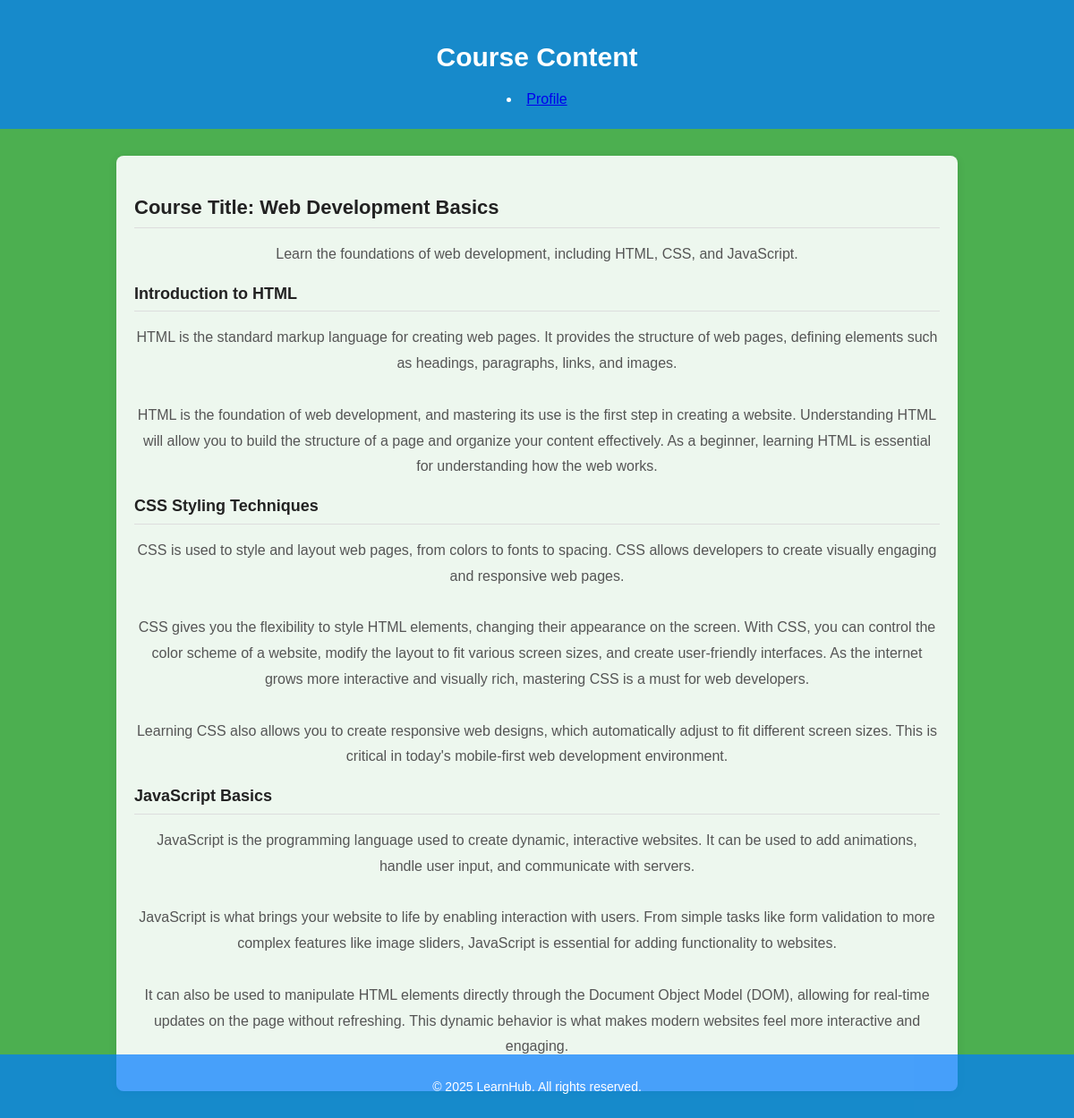
Page /course_content.php?course_id=1 on the committed database.
### tables this page shows
CREATE TABLE `courses` (
  `id` int(11) NOT NULL,
  `title` varchar(100) NOT NULL,
  `description` text,
  `instructor_id` int(11) DEFAULT NULL,
  `created_at` timestamp NOT NULL DEFAULT CURRENT_TIMESTAMP
);

CREATE TABLE `course_content` (
  `id` int(20) NOT NULL,
  `course_id` int(20) NOT NULL,
  `title` varchar(255) NOT NULL,
  `content` text NOT NULL,
  `content_type` varchar(50) NOT NULL DEFAULT 'Article',
  `created_at` timestamp NOT NULL DEFAULT CURRENT_TIMESTAMP ON UPDATE CURRENT_TIMESTAMP
);

### course_content.php (the view, shortened to what this page needs)
<?php
include('db.php');
$course_id = $_GET['course_id'];
$course_query = "SELECT title, description FROM courses WHERE id = ?";
$course_stmt = mysqli_prepare($conn, $course_query);
mysqli_stmt_bind_param($course_stmt, 'i', $course_id);
mysqli_stmt_execute($course_stmt);
$course_result = mysqli_stmt_get_result($course_stmt);
$course = mysqli_fetch_assoc($course_result);
$content_query = "SELECT title, content FROM course_content WHERE course_id = ? AND content_type = 'Article'";
$content_stmt = mysqli_prepare($conn, $content_query);
mysqli_stmt_bind_param($content_stmt, 'i', $course_id);
mysqli_stmt_execute($content_stmt);
$content_result = mysqli_stmt_get_result($content_stmt);
$course_content = [];
while ($row = mysqli_fetch_assoc($content_result)) {
    $course_content[] = $row;
}
?>
<!DOCTYPE html>
<html lang="en">
<head>
    <link rel="stylesheet" href="styles.css">
</head>
<body>
    <header>
        <h1>Course Content</h1>
        <li><a href="profile.php">Profile</a></li>
    </header>
    <main class="course-content">
        <h2>Course Title: <?php echo htmlspecialchars($course['title']); ?></h2>
        <p><?php echo nl2br(htmlspecialchars($course['description'])); ?></p>
        <?php if (!empty($course_content)): ?>
            <?php foreach ($course_content as $content): ?>
                <h3><?php echo htmlspecialchars($content['title']); ?></h3>
                <p><?php echo nl2br(htmlspecialchars($content['content'])); ?></p>
            <?php endforeach; ?>
        <?php else: ?>
            <p>No articles available for this course.</p>
        <?php endif; ?>
    </main>
    <footer>
        <p>&copy; 2025 LearnHub. All rights reserved.</p>
    </footer>
</body>
</html>

### styles.css (style rules this page uses)
body { margin: 0; font-family: Arial, sans-serif; background-color: #f9f9f9; color: #333; }
header { background-color: #4CAF50; padding: 1em 0; text-align: center; color: white; }
footer { text-align: center; padding: 1em 0; background-color: #4CAF50; color: white; position: fixed; bottom: 0; width: 100%; }
h2 { text-align: center; margin-bottom: 20px; font-size: 1.5em; color: #4CAF50; }
p { text-align: center; margin-top: 15px; }

### course_content.php (style rules this page uses)
body { font-family: Arial, sans-serif; background-color: #4CAF50; color: #333; line-height: 1.6; padding: 0; }
header { text-align: center; background-color: rgba(0, 123, 255, 0.7); color: white; padding: 20px; }
header h1 { margin-bottom: 10px; font-size: 30px; }
main { max-width: 900px; margin: 30px auto; padding: 20px; background-color: rgba(255, 255, 255, 0.9); border-radius: 8px; box-shadow: 0 2px 10px rgba(0, 0, 0, 0.1); }
.course-content { font-size: 16px; color: #333; line-height: 1.6; }
.course-content p { margin-bottom: 15px; line-height: 1.8; color: #555; }
.course-content h2, .course-content h3 { font-size: 22px; font-weight: bold; color: #222; margin-top: 20px; margin-bottom: 10px; text-align: left; border-bottom: 1px solid #ddd; padding-bottom: 5px; }
.course-content h3 { font-size: 18px; margin-top: 15px; }
footer { text-align: center; padding: 10px 0; background-color: rgba(0, 123, 255, 0.7); color: white; margin-top: 40px; }
footer p { font-size: 14px; }

### rows in the picture
courses: title "Web Development Basics", description "Learn the foundations of web development, including HTML, CSS, and JavaScript."
course_content: title "Introduction to HTML", content "HTML is the standard markup language for creating web pages. It provides the structure of web pages, defining elements such as headings, paragraphs, links, and images. HTML is the foundation of web development, and mastering its use is the first step in creating a website. Understanding HTML will allow you to build the structure of a page and organize your content effectively. As a beginner, learning HTML is essential for understanding how the web works."
course_content: title "CSS Styling Techniques", content "CSS is used to style and layout web pages, from colors to fonts to spacing. CSS allows developers to create visually engaging and responsive web pages. CSS gives you the flexibility to style HTML elements, changing their appearance on the screen. With CSS, you can control the color scheme of a website, modify the layout to fit various screen sizes, and create user-friendly interfaces. As the internet grows more interactive and visually rich, mastering CSS is a must for web developers. Learning CSS also allows you to create responsive web designs, which automatically adjust to fit different screen sizes. This is critical in today's mobile-first web development environment."
course_content: title "JavaScript Basics", content "JavaScript is the programming language used to create dynamic, interactive websites. It can be used to add animations, handle user input, and communicate with servers. JavaScript is what brings your website to life by enabling interaction with users. From simple tasks like form validation to more complex features like image sliders, JavaScript is essential for adding functionality to websites. It can also be used to manipulate HTML elements directly through the Document Object Model (DOM), allowing for real-time updates on the page without refreshing. This dynamic behavior is what makes modern websites feel more interactive and engaging."
